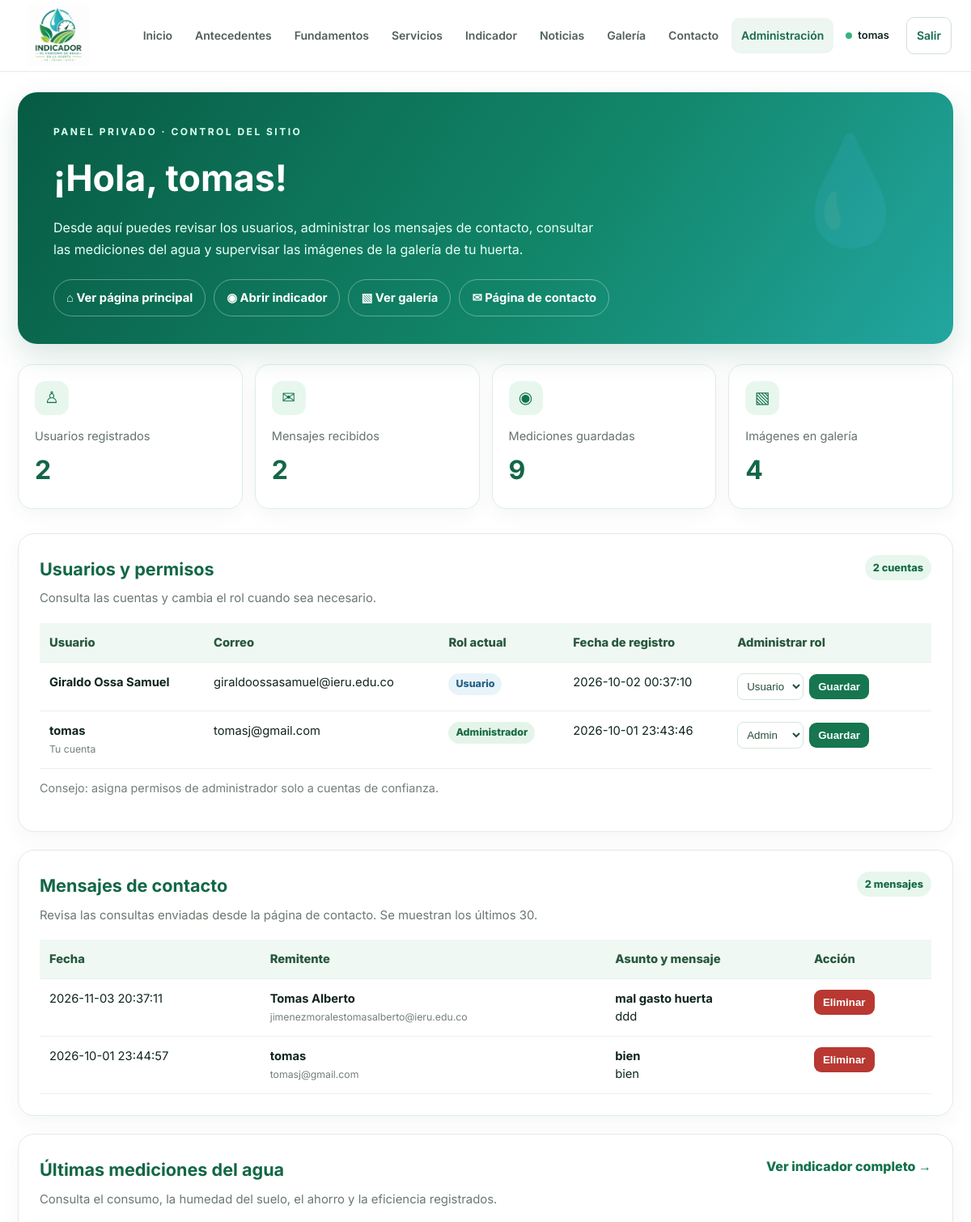
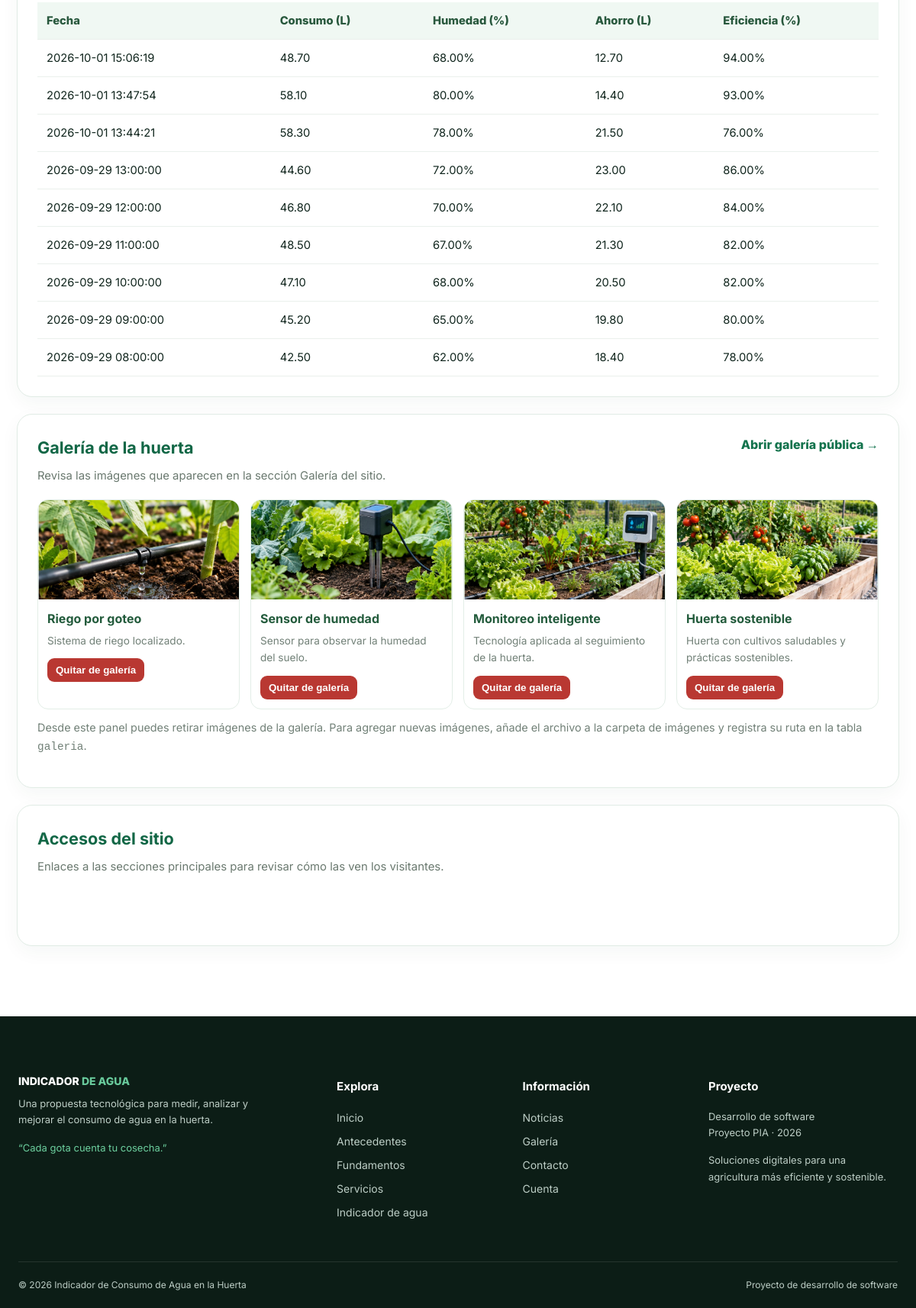
The page /admin.php (signed in) on the database its author committed (2 pictures, top to bottom).
### tables this page shows
CREATE TABLE `usuarios` (
  `id_usuario` int(11) NOT NULL,
  `nombre` varchar(100) NOT NULL,
  `correo` varchar(120) NOT NULL,
  `clave` varchar(255) NOT NULL,
  `fecha_registro` timestamp NOT NULL DEFAULT current_timestamp(),
  `rol` enum('usuario','admin') NOT NULL DEFAULT 'usuario'
);

CREATE TABLE `contactos` (
  `id_contacto` int(11) NOT NULL,
  `id_usuario` int(11) DEFAULT NULL,
  `nombre` varchar(80) NOT NULL,
  `correo` varchar(120) NOT NULL,
  `asunto` varchar(120) NOT NULL,
  `mensaje` text NOT NULL,
  `fecha_registro` timestamp NOT NULL DEFAULT current_timestamp()
);

CREATE TABLE `mediciones` (
  `id_medicion` int(11) NOT NULL,
  `id_usuario` int(11) NOT NULL,
  `consumo_litros` decimal(8,2) NOT NULL,
  `humedad` decimal(5,2) NOT NULL,
  `agua_ahorrada` decimal(8,2) NOT NULL,
  `eficiencia` decimal(5,2) NOT NULL,
  `fecha_medicion` datetime DEFAULT current_timestamp()
);

CREATE TABLE `galeria` (
  `id_imagen` int(11) NOT NULL,
  `titulo` varchar(120) NOT NULL,
  `ruta_imagen` varchar(255) NOT NULL,
  `descripcion` text DEFAULT NULL,
  `fecha_registro` timestamp NOT NULL DEFAULT current_timestamp()
);

### admin.php (the view, shortened to what this page needs)
<?php
require_once 'conexion.php';
function e($v) { return htmlspecialchars((string)$v, ENT_QUOTES, 'UTF-8'); }
function total($conexion, $sql) { $r=$conexion->query($sql); return $r ? (int)$r->fetch_assoc()['total'] : 0; }
$totalUsuarios=total($conexion,'SELECT COUNT(*) AS total FROM usuarios');
$totalContactos=total($conexion,'SELECT COUNT(*) AS total FROM contactos');
$totalMediciones=total($conexion,'SELECT COUNT(*) AS total FROM mediciones');
$totalGaleria=total($conexion,'SELECT COUNT(*) AS total FROM galeria');
$usuarios=$conexion->query('SELECT id_usuario,nombre,correo,rol,fecha_registro FROM usuarios ORDER BY fecha_registro DESC');
$contactos=$conexion->query('SELECT id_contacto,nombre,correo,asunto,mensaje,fecha_registro FROM contactos ORDER BY fecha_registro DESC LIMIT 30');
$mediciones=$conexion->query('SELECT consumo_litros,humedad,agua_ahorrada,eficiencia,fecha_medicion FROM mediciones ORDER BY fecha_medicion DESC LIMIT 10');
$imagenes=$conexion->query('SELECT id_imagen,titulo,ruta_imagen,descripcion,fecha_registro FROM galeria ORDER BY fecha_registro DESC');
include 'includes/header.php';
?>
<section class="admin-wrap">
  <div class="admin-welcome"><span class="section-tag">PANEL PRIVADO · CONTROL DEL SITIO</span><h1>¡Hola, <?=e($_SESSION['nombre'] ?? 'Administrador')?>!</h1><p>Desde aquí puedes revisar los usuarios, administrar los mensajes de contacto, consultar las mediciones del agua y supervisar las imágenes de la galería de tu huerta.</p><div class="admin-quick"><a href="index.php">⌂ Ver página principal</a><a href="indicador.php">◉ Abrir indicador</a><a href="galeria.php">▧ Ver galería</a><a href="contacto.php">✉ Página de contacto</a></div></div>
  <div class="admin-metrics">
    <article class="admin-metric"><div class="metric-icon">♙</div><span>Usuarios registrados</span><strong><?=$totalUsuarios?></strong></article>
    <article class="admin-metric"><div class="metric-icon">✉</div><span>Mensajes recibidos</span><strong><?=$totalContactos?></strong></article>
    <article class="admin-metric"><div class="metric-icon">◉</div><span>Mediciones guardadas</span><strong><?=$totalMediciones?></strong></article>
    <article class="admin-metric"><div class="metric-icon">▧</div><span>Imágenes en galería</span><strong><?=$totalGaleria?></strong></article>
  </div>
  <section class="admin-section" id="usuarios"><div class="admin-section-head"><div><h2>Usuarios y permisos</h2><p>Consulta las cuentas y cambia el rol cuando sea necesario.</p></div><span class="admin-count"><?=$totalUsuarios?> cuentas</span></div><div class="admin-table-wrap"><table class="admin-table"><thead><tr><th>Usuario</th><th>Correo</th><th>Rol actual</th><th>Fecha de registro</th><th>Administrar rol</th></tr></thead><tbody>
  <?php if($usuarios && $usuarios->num_rows): while($u=$usuarios->fetch_assoc()): ?><tr><td><strong><?=e($u['nombre'])?></strong><?php if((int)$u['id_usuario']===(int)$_SESSION['id_usuario']): ?><br><small>Tu cuenta</small><?php endif; ?></td><td><?=e($u['correo'])?></td><td><span class="admin-role <?=$u['rol']==='admin'?'':'user'?>"><?=e($u['rol']==='admin'?'Administrador':'Usuario')?></span></td><td><?=e($u['fecha_registro'])?></td><td><form method="post" class="admin-inline"><input type="hidden" name="csrf_token" value="<?=e($_SESSION['csrf_admin'])?>"><input type="hidden" name="accion" value="cambiar_rol"><input type="hidden" name="id_usuario" value="<?=(int)$u['id_usuario']?>"><select name="rol" aria-label="Rol de <?=e($u['nombre'])?>"><option value="usuario" <?=$u['rol']==='usuario'?'selected':''?>>Usuario</option><option value="admin" <?=$u['rol']==='admin'?'selected':''?>>Admin</option></select><button class="admin-btn" type="submit">Guardar</button></form></td></tr><?php endwhile; else: ?><tr><td colspan="5" class="admin-empty">No hay usuarios registrados.</td></tr><?php endif; ?>
  </tbody></table></div><p class="admin-footer-note">Consejo: asigna permisos de administrador solo a cuentas de confianza.</p></section>
  <section class="admin-section" id="mensajes"><div class="admin-section-head"><div><h2>Mensajes de contacto</h2><p>Revisa las consultas enviadas desde la página de contacto. Se muestran los últimos 30.</p></div><span class="admin-count"><?=$totalContactos?> mensajes</span></div><div class="admin-table-wrap"><table class="admin-table"><thead><tr><th>Fecha</th><th>Remitente</th><th>Asunto y mensaje</th><th>Acción</th></tr></thead><tbody>
  <?php if($contactos && $contactos->num_rows): while($c=$contactos->fetch_assoc()): ?><tr><td><?=e($c['fecha_registro'])?></td><td><strong><?=e($c['nombre'])?></strong><br><small><?=e($c['correo'])?></small></td><td><strong><?=e($c['asunto'])?></strong><br><?=nl2br(e($c['mensaje']))?></td><td><form method="post" onsubmit="return confirm('¿Seguro que quieres eliminar este mensaje?')"><input type="hidden" name="csrf_token" value="<?=e($_SESSION['csrf_admin'])?>"><input type="hidden" name="accion" value="eliminar_contacto"><input type="hidden" name="id_contacto" value="<?=(int)$c['id_contacto']?>"><button class="admin-btn admin-btn-danger" type="submit">Eliminar</button></form></td></tr><?php endwhile; else: ?><tr><td colspan="4" class="admin-empty">Todavía no hay mensajes de contacto.</td></tr><?php endif; ?>
  </tbody></table></div></section>
  <section class="admin-section" id="mediciones"><div class="admin-section-head"><div><h2>Últimas mediciones del agua</h2><p>Consulta el consumo, la humedad del suelo, el ahorro y la eficiencia registrados.</p></div><a class="admin-link" href="indicador.php">Ver indicador completo →</a></div><div class="admin-table-wrap"><table class="admin-table"><thead><tr><th>Fecha</th><th>Consumo (L)</th><th>Humedad (%)</th><th>Ahorro (L)</th><th>Eficiencia (%)</th></tr></thead><tbody>
  <?php if($mediciones && $mediciones->num_rows): while($m=$mediciones->fetch_assoc()): ?><tr><td><?=e($m['fecha_medicion'])?></td><td><?=e($m['consumo_litros'])?></td><td><?=e($m['humedad'])?>%</td><td><?=e($m['agua_ahorrada'])?></td><td><?=e($m['eficiencia'])?>%</td></tr><?php endwhile; else: ?><tr><td colspan="5" class="admin-empty">No hay mediciones registradas.</td></tr><?php endif; ?>
  </tbody></table></div></section>
  <section class="admin-section" id="galeria"><div class="admin-section-head"><div><h2>Galería de la huerta</h2><p>Revisa las imágenes que aparecen en la sección Galería del sitio.</p></div><a class="admin-link" href="galeria.php">Abrir galería pública →</a></div><div class="admin-gallery">
  <?php if($imagenes && $imagenes->num_rows): while($im=$imagenes->fetch_assoc()): ?><article class="admin-gallery-card"><img src="<?=e($im['ruta_imagen'])?>" alt="<?=e($im['titulo'])?>" loading="lazy"><div class="admin-gallery-body"><strong><?=e($im['titulo'])?></strong><p><?=e($im['descripcion'] ?? '')?></p><form method="post" onsubmit="return confirm('¿Quitar esta imagen de la galería? El archivo no se borrará.')"><input type="hidden" name="csrf_token" value="<?=e($_SESSION['csrf_admin'])?>"><input type="hidden" name="accion" value="eliminar_imagen"><input type="hidden" name="id_imagen" value="<?=(int)$im['id_imagen']?>"><button class="admin-btn admin-btn-danger" type="submit">Quitar de galería</button></form></div></article><?php endwhile; else: ?><p class="admin-empty">No hay imágenes en la galería.</p><?php endif; ?>
  </div><p class="admin-footer-note">Desde este panel puedes retirar imágenes de la galería. Para agregar nuevas imágenes, añade el archivo a la carpeta de imágenes y registra su ruta en la tabla <code>galeria</code>.</p></section>
  <section class="admin-section"><div class="admin-section-head"><div><h2>Accesos del sitio</h2><p>Enlaces a las secciones principales para revisar cómo las ven los visitantes.</p></div></div><div class="admin-quick" style="margin-top:0"><a class="admin-link" href="antecedentes.php">Antecedentes ↗</a><a class="admin-link" href="fundamentos.php">Fundamentos ↗</a><a class="admin-link" href="servicios.php">Servicios ↗</a><a class="admin-link" href="noticias.php">Noticias ↗</a><a class="admin-link" href="contacto.php">Contacto ↗</a></div></section>
</section>
<?php include 'includes/footer.php'; ?>

### includes/header.php (shortened to what this page needs)
<?php
$usuarioLogueado = isset($_SESSION['id_usuario']);
$nombreUsuario = $_SESSION['nombre'] ?? '';
$esAdmin = ($_SESSION['rol'] ?? '') === 'admin';
$paginaActual = basename($_SERVER['PHP_SELF']);
function activo($pagina) { global $paginaActual; return $paginaActual === $pagina ? 'active' : ''; }
?>
<!DOCTYPE html>
<html lang="es">
<head>
<link rel="stylesheet" href="style.css">
</head>
<body>
<header class="site-header"><nav class="navbar"><div class="nav-container">
<a class="logo" href="index.php" aria-label="Indicador de Consumo de Agua en la Huerta"><img class="logo-image" src="imagenes/logo-huerta.png" alt="Indicador de Consumo de Agua en la Huerta"></a>
<div class="nav-links" id="navLinks">
<a class="<?= activo('index.php') ?>" href="index.php">Inicio</a>
<a class="<?= activo('antecedentes.php') ?>" href="antecedentes.php">Antecedentes</a>
<a class="<?= activo('fundamentos.php') ?>" href="fundamentos.php">Fundamentos</a>
<a class="<?= activo('servicios.php') ?>" href="servicios.php">Servicios</a>
<a class="<?= activo('indicador.php') ?>" href="indicador.php">Indicador</a>
<a class="<?= activo('noticias.php') ?>" href="noticias.php">Noticias</a>
<a class="<?= activo('galeria.php') ?>" href="galeria.php">Galería</a>
<a class="<?= activo('contacto.php') ?>" href="contacto.php">Contacto</a>
<?php if ($usuarioLogueado && $esAdmin): ?><a class="<?= activo('admin.php') ?>" href="admin.php">Administración</a><?php endif; ?>
<?php if ($usuarioLogueado): ?>
<span class="user-pill"><span class="user-dot"></span><?= htmlspecialchars($nombreUsuario, ENT_QUOTES, 'UTF-8') ?></span><a class="nav-login" href="cerrar_sesion.php">Salir</a>
<?php else: ?><a class="nav-login" href="login.php">Iniciar sesión</a><?php endif; ?>
</div></div></nav></header><main>

### includes/footer.php (shortened to what this page needs)
</main><footer class="footer"><div class="footer-grid">
<div><a class="footer-logo" href="index.php">INDICADOR <span>DE AGUA</span></a><p>Una propuesta tecnológica para medir, analizar y mejorar el consumo de agua en la huerta.</p><p class="slogan">“Cada gota cuenta tu cosecha.”</p></div>
<div><h3>Explora</h3><a href="index.php">Inicio</a><a href="antecedentes.php">Antecedentes</a><a href="fundamentos.php">Fundamentos</a><a href="servicios.php">Servicios</a><a href="indicador.php">Indicador de agua</a></div>
<div><h3>Información</h3><a href="noticias.php">Noticias</a><a href="galeria.php">Galería</a><a href="contacto.php">Contacto</a><a href="login.php">Cuenta</a></div>
<div><h3>Proyecto</h3><p>Desarrollo de software<br>Proyecto PIA · 2026</p><p>Soluciones digitales para una agricultura más eficiente y sostenible.</p></div>
</div><div class="footer-bottom"><span>© 2026 Indicador de Consumo de Agua en la Huerta</span><span>Proyecto de desarrollo de software</span></div></footer>
</body></html>

### style.css (style rules this page uses)
:root { --green:#176b4b;--water:#218aa2;--dark:#10251d;--muted:#66756e;--cream:#f4f8f5;--line:#dce8e2;--radius:24px;--shadow:0 18px 45px rgba(16,37,29,.10) }
* { box-sizing:border-box }
html { scroll-behavior:smooth }
body { margin:0;font-family:Inter,Arial,sans-serif;color:var(--dark);background:#fff;line-height:1.65 }
a { text-decoration:none;color:inherit }
p { margin:0 0 15px }
.site-header { position:fixed;z-index:1000;top:0;width:100%;transition:.3s }
.navbar { background:rgba(255,255,255,.95);backdrop-filter:blur(14px);border-bottom:1px solid rgba(223,233,227,.8) }
.nav-container { max-width:1200px;margin:auto;min-height:78px;padding:0 24px;display:flex;align-items:center;gap:28px }
.logo { display:flex;align-items:center;gap:10px;margin-right:auto }
.nav-links { display:flex;align-items:center;gap:4px }
.nav-links>a { padding:10px 12px;font-size:14px;font-weight:600;color:#516159;border-radius:10px;transition:.2s }
.nav-links>a:hover,.nav-links>a.active { color:var(--green);background:#edf6f1 }
.nav-login { border:1px solid #cfe0d7!important;color:var(--green)!important;margin-left:6px }
.user-pill { font-size:13px;font-weight:600;padding:9px 11px;display:flex;gap:7px;align-items:center;white-space:nowrap }
.user-dot { width:8px;height:8px;border-radius:50%;background:#36b37e }
main { padding-top:78px }
.eyebrow,.section-tag { font-size:12px;letter-spacing:2.5px;font-weight:700;color:#61c99a;text-transform:uppercase }
.footer { background:#0c1d16;color:#bdcec6;padding:65px 24px 20px }
.footer-grid { max-width:1200px;margin:auto;display:grid;grid-template-columns:1.5fr .8fr .8fr 1fr;gap:45px }
.footer h3 { color:#fff;font-size:15px;margin-bottom:16px }
.footer a { display:block;margin:8px 0;font-size:14px }
.footer-logo { font-weight:800;color:#fff!important;font-size:19px }
.footer-logo span { color:#68c99b }
.footer p { font-size:13px;max-width:350px }
.slogan { color:#6dd09f;margin-top:15px }
.footer-bottom { max-width:1200px;margin:45px auto 0;padding-top:20px;border-top:1px solid rgba(255,255,255,.1);display:flex;justify-content:space-between;gap:15px;font-size:12px }
.admin-table { width:100%;border-collapse:collapse;min-width:650px }
.admin-table th,.admin-table td { padding:12px 14px;border-bottom:1px solid #e8eee9;text-align:left;vertical-align:top;line-height:1.5 }
.admin-table th { background:#f0f7f2;color:#24583a }
.logo { display:flex;align-items:center;flex:0 0 auto;margin-right:auto;gap:0;max-width:110px }
.logo-image { display:block;width:96px;height:76px;max-width:100%;object-fit:contain;object-position:center }
.nav-container { min-height:88px;gap:22px }

### rows shown on the page
usuarios: nombre "Giraldo Ossa Samuel", correo "giraldoossasamuel@ieru.edu.co", rol "Usuario", fecha_registro "2026-10-02 00:37:10"
usuarios: nombre "tomas", shows "Tu cuenta", correo "tomasj@gmail.com", rol "Administrador", fecha_registro "2026-10-01 23:43:46", rol "Admin"
contactos: fecha_registro "2026-11-03 20:37:11", nombre "Tomas Alberto", correo "jimenezmoralestomasalberto@ieru.edu.co", asunto "mal gasto huerta", mensaje "ddd"
contactos: fecha_registro "2026-10-01 23:44:57", nombre "tomas", correo "tomasj@gmail.com", asunto "bien", mensaje "bien"
mediciones: fecha_medicion "2026-10-01 15:06:19", consumo_litros "48.70", humedad "68.00", agua_ahorrada "12.70", eficiencia "94.00"
mediciones: fecha_medicion "2026-10-01 13:47:54", consumo_litros "58.10", humedad "80.00", agua_ahorrada "14.40", eficiencia "93.00"
mediciones: fecha_medicion "2026-10-01 13:44:21", consumo_litros "58.30", humedad "78.00", agua_ahorrada "21.50", eficiencia "76.00"
mediciones: fecha_medicion "2026-09-29 13:00:00", consumo_litros "44.60", humedad "72.00", agua_ahorrada "23.00", eficiencia "86.00"
mediciones: fecha_medicion "2026-09-29 12:00:00", consumo_litros "46.80", humedad "70.00", agua_ahorrada "22.10", eficiencia "84.00"
mediciones: fecha_medicion "2026-09-29 11:00:00", consumo_litros "48.50", humedad "67.00", agua_ahorrada "21.30", eficiencia "82.00"
mediciones: fecha_medicion "2026-09-29 10:00:00", consumo_litros "47.10", humedad "68.00", agua_ahorrada "20.50", eficiencia "82.00"
mediciones: fecha_medicion "2026-09-29 09:00:00", consumo_litros "45.20", humedad "65.00", agua_ahorrada "19.80", eficiencia "80.00"
mediciones: fecha_medicion "2026-09-29 08:00:00", consumo_litros "42.50", humedad "62.00", agua_ahorrada "18.40", eficiencia "78.00"
galeria: ruta_imagen (picture), titulo "Riego por goteo", descripcion "Sistema de riego localizado."
galeria: ruta_imagen (picture), titulo "Sensor de humedad", descripcion "Sensor para observar la humedad del suelo."
galeria: ruta_imagen (picture), titulo "Monitoreo inteligente", descripcion "Tecnología aplicada al seguimiento de la huerta."
galeria: ruta_imagen (picture), titulo "Huerta sostenible", descripcion "Huerta con cultivos saludables y prácticas sostenibles."

### other values the page prints
$nombreUsuario "tomas"
$_SESSION['nombre'] "tomas"
$totalUsuarios "2"
$totalContactos "2"
$totalMediciones "9"
$totalGaleria "4"
